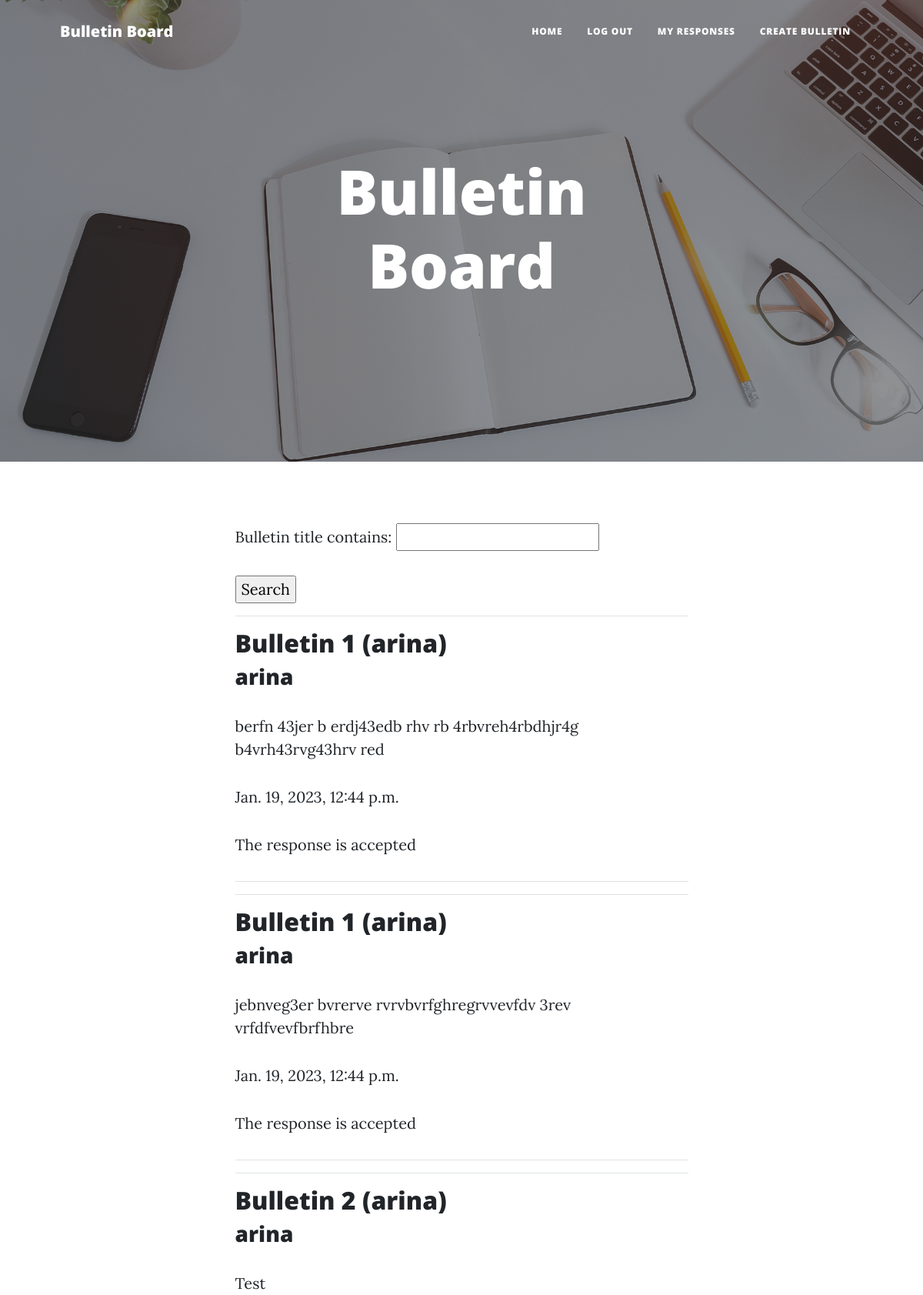
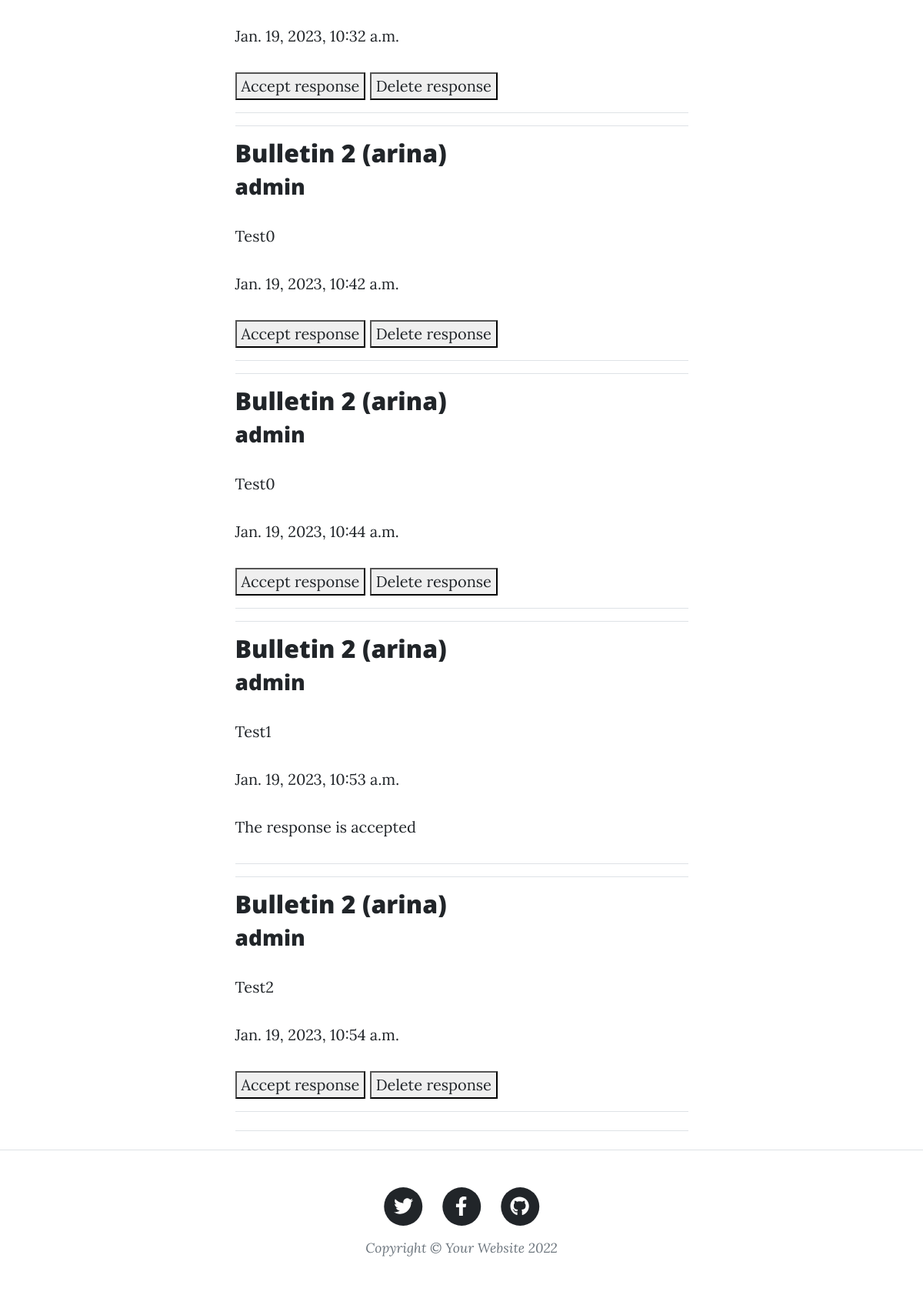
Page /bulletins/responses/ (signed in) on the earlier database version (2 pictures, top to bottom).
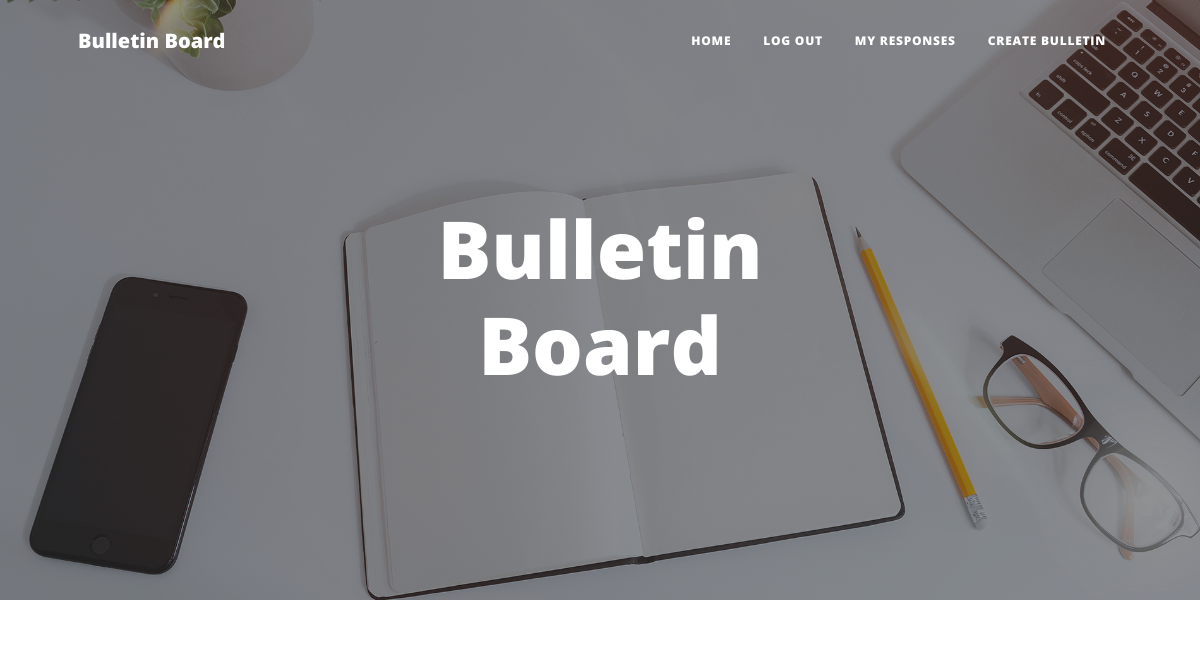
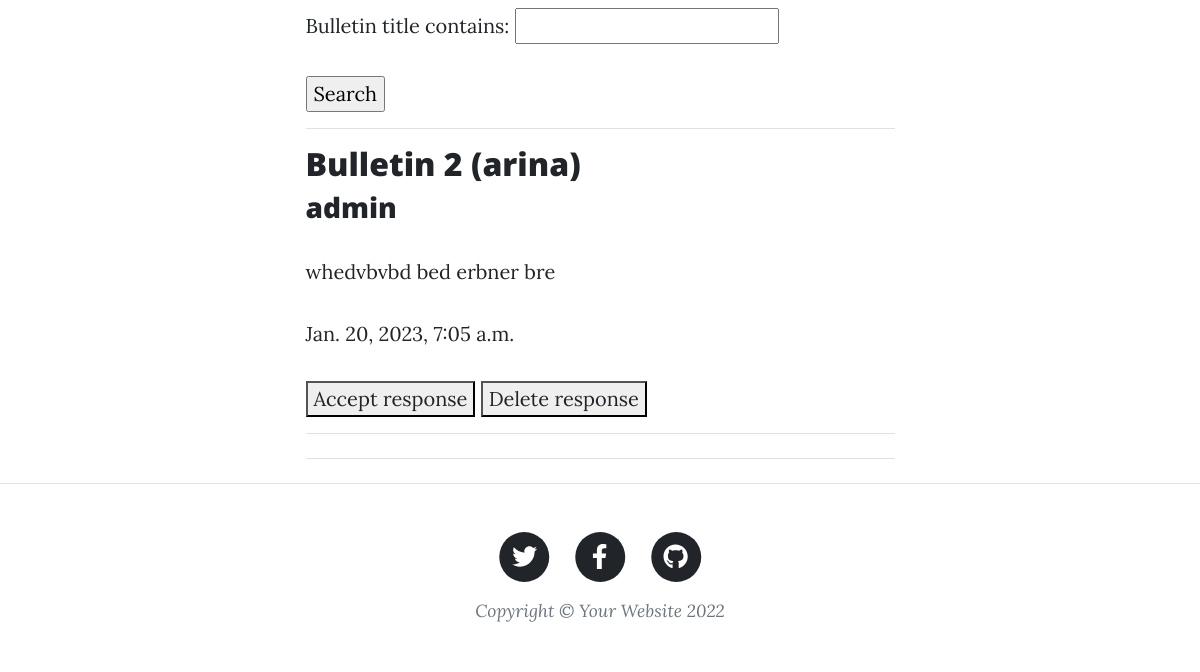
Same page on the later database version (2 pictures, top to bottom).
### bulletins/models.py (models this page shows, shortened)
class Response(models.Model):
    text = models.TextField()
    author = models.ForeignKey(User, on_delete=models.CASCADE)
    bulletin = models.ForeignKey(Bulletin, on_delete=models.CASCADE)
    date = models.DateTimeField(auto_now_add=True)
    is_accepted = models.BooleanField(default=False)

class Bulletin(models.Model):
    title = models.CharField(max_length=150)
    text = models.TextField()
    author = models.ForeignKey(User, on_delete=models.CASCADE, unique=False)
    category = models.ForeignKey(Category, on_delete=models.CASCADE)
    date = models.DateTimeField(auto_now_add=True)
    is_active = models.BooleanField(default=True)
    slug = AutoSlugField(populate_from='title', unique=True)
    def __str__(self):
        return f'{self.title} ({self.author.username})'

### sign/models.py (models this page shows)
class User(AbstractUser):
    is_active = models.BooleanField(default=False)
    code = models.PositiveIntegerField(null=True, blank=True)

### bulletins/views.py (the view)
# urls.py: path('responses/', views.ResponseView.as_view(), name='responses'),
class ResponseView(LoginRequiredMixin, ListView):
    model = Response
    template_name = 'bulletins/responses.html'
    context_object_name = 'responses'
    def get_queryset(self):
        queryset = super().get_queryset().select_related('bulletin').filter(bulletin__author=self.request.user)
        self.filterset = ResponseFilter(self.request.GET, queryset)
        return self.filterset.qs
    def get_context_data(self, **kwargs):
        context = super().get_context_data(**kwargs)
        context['filterset'] = self.filterset
        return context

### templates/bulletins/responses.html (shortened to what this page needs)
{% extends 'base.html' %}
{% block content %}
    {% if responses %}
  <form method="get" action="">
    {{ filterset.form.as_p }}
    <input type="submit" value="Search">
  </form>
    {% endif %}
      {% for response in responses %}
    <hr>
    <h2>{{ response.bulletin }}</h2>
    <h3>{{ response.author.username }}</h3>
    <p>{{ response.text }}</p>
    <p>{{ response.date }}</p>
    {% if not response.is_accepted %}
      <button><a href="{% url 'accept' response.pk %}">Accept response</a></button>
      <button><a href="{% url 'delete_response' response.pk %}">Delete response</a></button>
    {% else %}
      <p>The response is accepted</p>
    {% endif %}
    <hr>
  {% empty %}
    <p>You are have no any responses yet</p>
  {% endfor %}
{% endblock content %}}

### templates/base.html (shortened to what this page needs)
<!DOCTYPE html>
{% load static %}
<html lang="en">
    <head>
        <link href="{% static 'css/styles.css' %}" rel="stylesheet" />
    </head>
    <body>
        <nav class="navbar navbar-expand-lg navbar-light" id="mainNav">
            <div class="container px-4 px-lg-5">
                <a class="navbar-brand" href="{% url 'bulletins' %}">Bulletin Board</a>
                <div class="collapse navbar-collapse" id="navbarResponsive">
                    <ul class="navbar-nav ms-auto py-4 py-lg-0">
                        {% if user.username %}
                        <li class="nav-item"><a class="nav-link px-lg-3 py-3 py-lg-4" href="{% url 'bulletins' %}">Home</a></li>
                        <li class="nav-item"><a class="nav-link px-lg-3 py-3 py-lg-4" href="{% url 'logout' %}">Log Out</a></li>
                        <li class="nav-item"><a class="nav-link px-lg-3 py-3 py-lg-4" href="{% url 'responses' %}">My responses</a></li>
                        <li class="nav-item"><a class="nav-link px-lg-3 py-3 py-lg-4" href="{% url 'create_bulletin' %}">Create Bulletin</a></li>
                        {% else %}
                        <li class="nav-item"><a class="nav-link px-lg-3 py-3 py-lg-4" href="{% url 'login' %}">Sign In</a></li>
                        <li class="nav-item"><a class="nav-link px-lg-3 py-3 py-lg-4" href="{% url 'signup' %}">Sign Up</a></li>
                        {% endif %}
                    </ul>
                </div>
            </div>
        </nav>
        <header class="masthead" style="background-image: url('assets/img/home-bg.jpg')">
            <div class="container position-relative px-4 px-lg-5">
                <div class="row gx-4 gx-lg-5 justify-content-center">
                    <div class="col-md-10 col-lg-8 col-xl-7">
                        <div class="site-heading">
                            <h1>Bulletin Board</h1>
                        </div>
                    </div>
                </div>
            </div>
        </header>
        <div class="container px-4 px-lg-5">
            <div class="row gx-4 gx-lg-5 justify-content-center">
                <div class="col-md-10 col-lg-8 col-xl-7">
                    {% block content %}{% endblock content %}
                    <hr class="my-4" />
                </div>
            </div>
        </div>
        <footer class="border-top">
            <div class="container px-4 px-lg-5">
                <div class="row gx-4 gx-lg-5 justify-content-center">
                    <div class="col-md-10 col-lg-8 col-xl-7">
                        <ul class="list-inline text-center">
                            <li class="list-inline-item">
                                <a href="#!">
                                    <span class="fa-stack fa-lg">
                                        <i class="fas fa-circle fa-stack-2x"></i>
                                        <i class="fab fa-twitter fa-stack-1x fa-inverse"></i>
                                    </span>
                                </a>
                            </li>
                            <li class="list-inline-item">
                                <a href="#!">
                                    <span class="fa-stack fa-lg">
                                        <i class="fas fa-circle fa-stack-2x"></i>
                                        <i class="fab fa-facebook-f fa-stack-1x fa-inverse"></i>
                                    </span>
                                </a>
                            </li>
                            <li class="list-inline-item">
                                <a href="#!">
                                    <span class="fa-stack fa-lg">
                                        <i class="fas fa-circle fa-stack-2x"></i>
                                        <i class="fab fa-github fa-stack-1x fa-inverse"></i>
                                    </span>
                                </a>
                            </li>
                        </ul>
                        <div class="small text-center text-muted fst-italic">Copyright &copy; Your Website 2022</div>
                    </div>
                </div>
            </div>
        </footer>
    </body>
</html>

Differences in the rows shown:
removed Response: bulletin "Bulletin 1 (arina)", author.username "arina", text "berfn 43jer b erdj43edb rhv rb 4rbvreh4rbdhjr4g b4vrh43rvg43hrv red", date "Jan. 19, 2023, 12:44 p.m.", is_accepted "The response is accepted"
removed Response: bulletin "Bulletin 1 (arina)", author.username "arina", text "jebnveg3er bvrerve rvrvbvrfghregrvvevfdv 3rev vrfdfvevfbrfhbre", date "Jan. 19, 2023, 12:44 p.m.", is_accepted "The response is accepted"
removed Response: bulletin "Bulletin 2 (arina)", author.username "arina", text "Test", date "Jan. 19, 2023, 10:32 a.m.", is_accepted "Accept response"
removed Response: bulletin "Bulletin 2 (arina)", author.username "admin", text "Test0", date "Jan. 19, 2023, 10:42 a.m.", is_accepted "Accept response"
removed Response: bulletin "Bulletin 2 (arina)", author.username "admin", text "Test0", date "Jan. 19, 2023, 10:44 a.m.", is_accepted "Accept response"
removed Response: bulletin "Bulletin 2 (arina)", author.username "admin", text "Test1", date "Jan. 19, 2023, 10:53 a.m.", is_accepted "The response is accepted"
removed Response: bulletin "Bulletin 2 (arina)", author.username "admin", text "Test2", date "Jan. 19, 2023, 10:54 a.m.", is_accepted "Accept response"
added Response: bulletin "Bulletin 2 (arina)", author.username "admin", text "whedvbvbd bed erbner bre", date "Jan. 20, 2023, 7:05 a.m.", is_accepted "Accept response"
